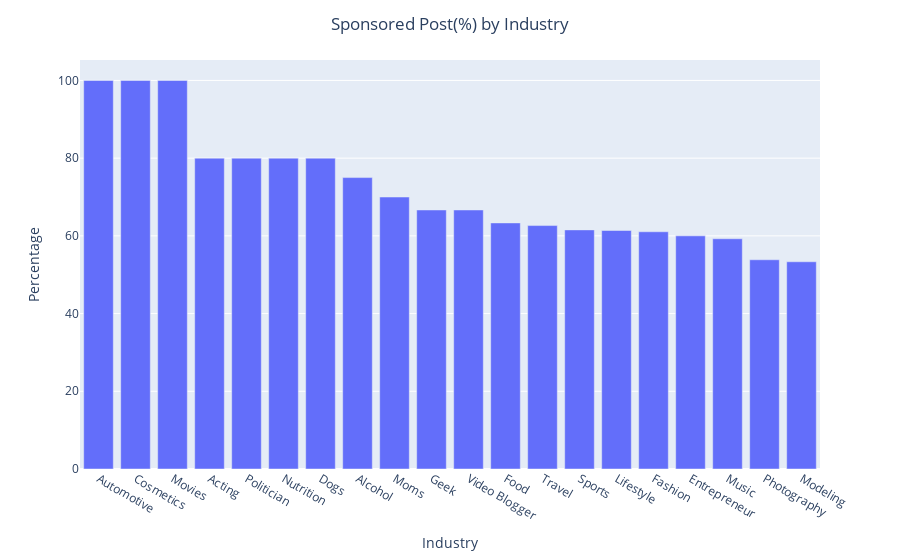
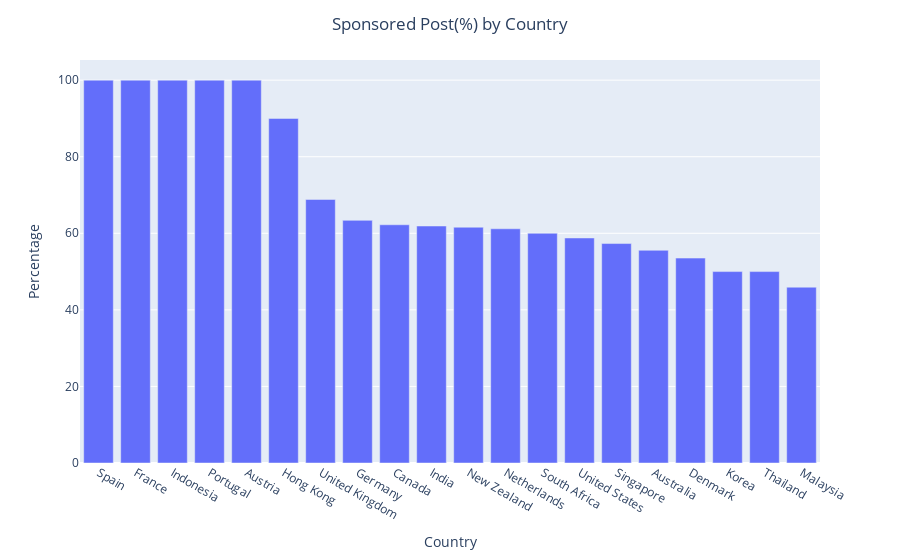

Notebook source saved alongside these figures, in order:
### Markdown cell above
**Country/Industry that has the most sponsorship**

### Code cell
industry_sponsor_percentage = inf_df[['Industry','Sponsored']]
y = industry_sponsor_percentage.groupby(['Industry']).apply(lambda x: (x['Sponsored'] == "Yes").sum()).reset_index(name = 'Sponsored')
n = industry_sponsor_percentage.groupby(['Industry']).apply(lambda x: (x['Sponsored'] == "No").sum()).reset_index(name = 'NotSponsored')

industry_sponsor_percentage = y.merge(n, left_on='Industry', right_on='Industry')

industry_sponsor_percentage['Percentage'] =  industry_sponsor_percentage.apply(lambda row: (row.Sponsored / (row.Sponsored + row.NotSponsored))*100, axis=1)

industry_sponsor_percentage = industry_sponsor_percentage.sort_values(by='Percentage', ascending=False)
fig = px.bar(industry_sponsor_percentage.head(20), x='Industry', y='Percentage')
fig.update_layout(title_text='Sponsored Post(%) by Industry', title_x=0.5)
#################################################################################################################################################################

country_sponsor_percentage = inf_df[['Country','Sponsored']]
y = country_sponsor_percentage.groupby(['Country']).apply(lambda x: (x['Sponsored'] == "Yes").sum()).reset_index(name = 'Sponsored')
n = country_sponsor_percentage.groupby(['Country']).apply(lambda x: (x['Sponsored'] == "No").sum()).reset_index(name = 'NotSponsored')

country_sponsor_percentage = y.merge(n, left_on='Country', right_on='Country')

country_sponsor_percentage['Percentage'] =  country_sponsor_percentage.apply(lambda row: (row.Sponsored / (row.Sponsored + row.NotSponsored))*100, axis=1)

country_sponsor_percentage = country_sponsor_percentage.sort_values(by='Percentage', ascending=False)
fig = px.bar(country_sponsor_percentage.head(20), x='Country', y='Percentage')
fig.update_layout(title_text='Sponsored Post(%) by Country', title_x=0.5)

### Figure 1 — Plotly figure (JSON) as saved in the notebook; plotly's stock layout.template omitted (floating-point values rounded to 4 significant figures)
{"data": [{"alignmentgroup": "True", "hovertemplate": "Industry=%{x}<br>Percentage=%{y}<extra></extra>", "legendgroup": "", "marker": {"color": "#636efa", "pattern": {"shape": ""}}, "name": "", "offsetgroup": "", "orientation": "v", "showlegend": false, "textposition": "auto", "type": "bar", "x": ["Automotive", "Cosmetics", "Movies", "Acting", "Politician", "Nutrition", "Dogs", "Alcohol", "Moms", "Geek", "Video Blogger", "Food", "Travel", "Sports", "Lifestyle", "Fashion", "Entrepreneur", "Music", "Photography", "Modeling"], "xaxis": "x", "y": [100, 100, 100, 80, 80, 80, 80, 75, 70, 66.67, 66.67, 63.33, 62.65, 61.54, 61.38, 61.05, 60, 59.26, 53.85, 53.33], "yaxis": "y"}], "layout": {"barmode": "relative", "legend": {"tracegroupgap": 0}, "margin": {"t": 60}, "title": {"text": "Sponsored Post(%) by Industry", "x": 0.5}, "xaxis": {"anchor": "y", "domain": [0, 1], "title": {"text": "Industry"}, "type": "category", "range": [-0.5, 19.5], "autorange": true}, "yaxis": {"anchor": "x", "domain": [0, 1], "title": {"text": "Percentage"}, "type": "linear", "range": [0, 105.3], "autorange": true}, "autosize": true}}

### Figure 2 — Plotly figure (JSON) as saved in the notebook; plotly's stock layout.template omitted (floating-point values rounded to 4 significant figures)
{"data": [{"alignmentgroup": "True", "hovertemplate": "Country=%{x}<br>Percentage=%{y}<extra></extra>", "legendgroup": "", "marker": {"color": "#636efa", "pattern": {"shape": ""}}, "name": "", "offsetgroup": "", "orientation": "v", "showlegend": false, "textposition": "auto", "type": "bar", "x": ["Spain", "France", "Indonesia", "Portugal", "Austria", "Hong Kong", "United Kingdom", "Germany", "Canada", "India", "New Zealand", "Netherlands", "South Africa", "United States", "Singapore", "Australia", "Denmark", "Korea", "Thailand", "Malaysia"], "xaxis": "x", "y": [100, 100, 100, 100, 100, 90, 68.84, 63.38, 62.22, 61.9, 61.59, 61.18, 60, 58.78, 57.32, 55.56, 53.52, 50, 50, 45.92], "yaxis": "y"}], "layout": {"barmode": "relative", "legend": {"tracegroupgap": 0}, "margin": {"t": 60}, "title": {"text": "Sponsored Post(%) by Country", "x": 0.5}, "xaxis": {"anchor": "y", "domain": [0, 1], "title": {"text": "Country"}, "type": "category", "range": [-0.5, 19.5], "autorange": true}, "yaxis": {"anchor": "x", "domain": [0, 1], "title": {"text": "Percentage"}, "type": "linear", "range": [0, 105.3], "autorange": true}, "autosize": true}}
